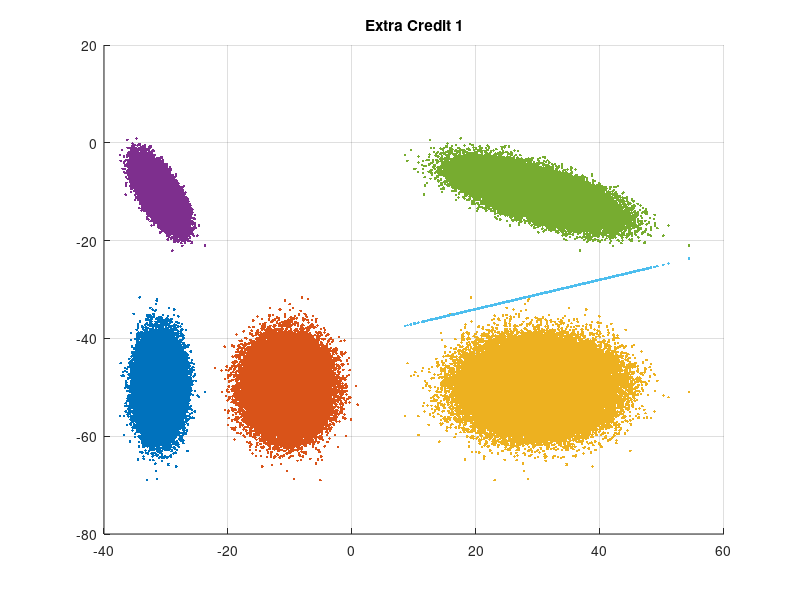

The MATLAB source for this figure:
function ec1
%%
clc; close all; clear

N = 100000;
x1 = 5*randn(1,N) + 30;
x2 = .3*x1 - 40;
x3 = .5*(x2-x1) +2*randn(1,N) + 20;
x4 = 4*randn(1,N) - 50;

X = [x1;x2;x3;x4];

mu = mean(X')
sigma = std(X')
sigma_squared = sigma.^2
P = cov(X')

figure; hold on; grid on; title('Extra Credit 1')
plot(x2, x4, '.')
plot(x3, x4, '.')
plot(x1, x4, '.')
plot(x2, x3, '.')
plot(x1, x3, '.')
plot(x1, x2, '.')



end